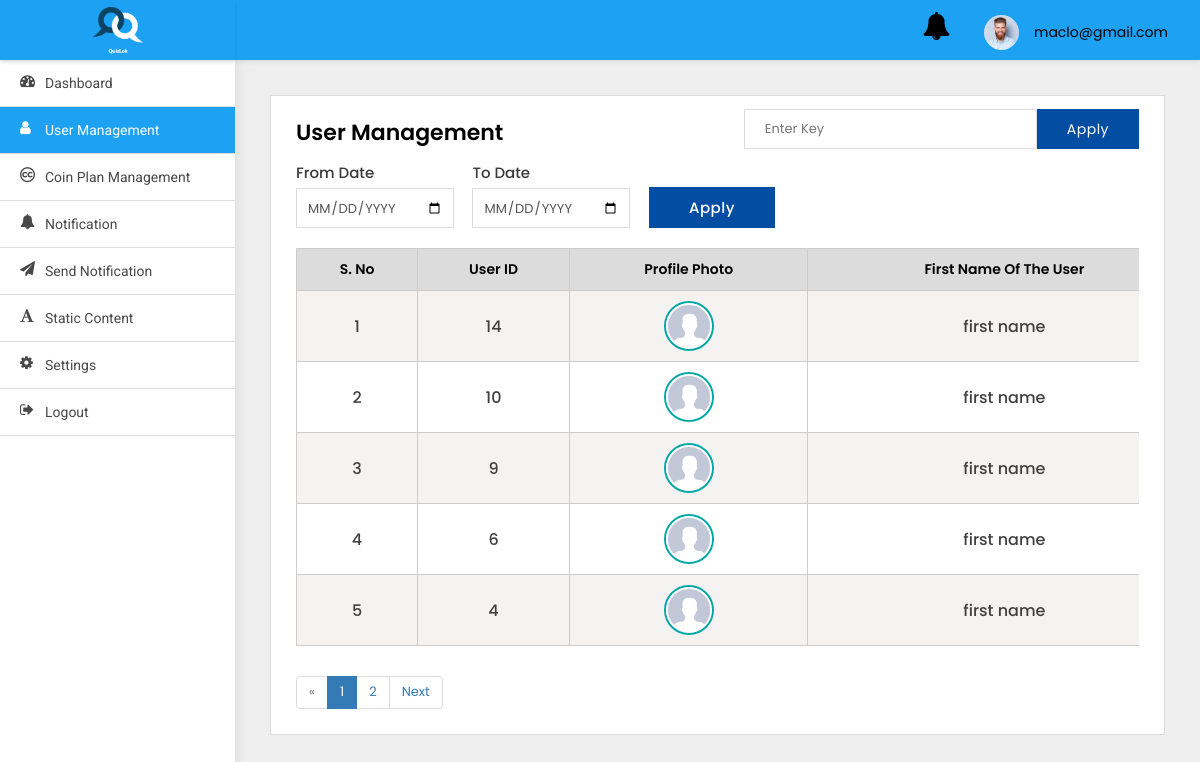
/adminpanel/users-list/ (signed in), run on an earlier commit of the app's database.
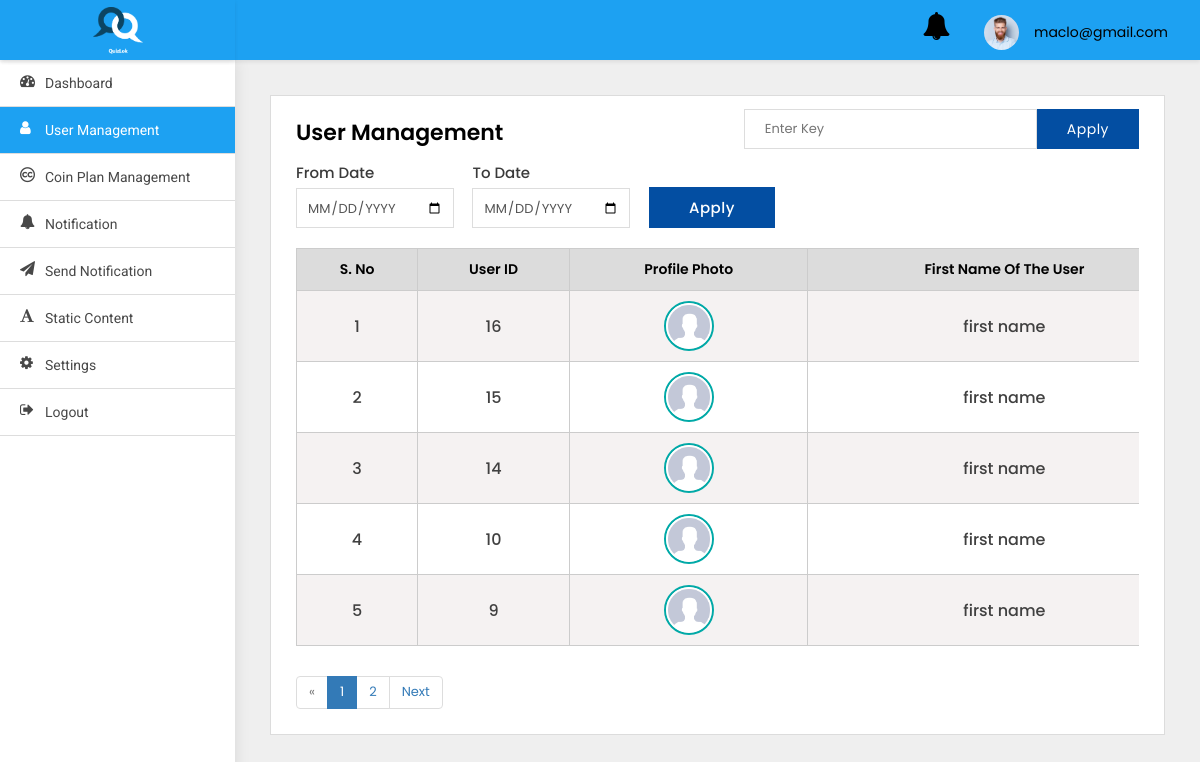
And on a later commit of the database.
### adminpanel/models.py (models this page shows)
class User(AbstractBaseUser, PermissionsMixin):
    first_name = models.CharField(default='first name', max_length=100)
    last_name = models.CharField(default='', max_length=100, null=True, blank=True)
    email = models.CharField(default='', max_length=255, unique=True)
    country_code = models.CharField(default='+91', max_length=10)
    phone_number = models.CharField(default='', max_length=13)
    profile_pic = models.ImageField(default='default_profile.png', null=True, blank=True)
    device_token = models.CharField(default='', max_length=500, null=True, blank=True)
    remember_me = models.BooleanField(default=False)
    password = models.CharField(default='123456', max_length=100)
    confirm_password = models.CharField(default='123456', max_length=100)
    created_at = models.DateTimeField(auto_now_add=True)
    is_active = models.BooleanField(default=True)
    is_staff = models.BooleanField(default=False)
    is_blocked = models.BooleanField(default=False)
    objects = UserManager()
    USERNAME_FIELD = 'email'
    class Meta:
        ordering = ('-created_at',)

### adminpanel/views.py (the view)
# urls.py: path('users-list/', UsersList.as_view(), name='users-list'),
class UsersList(LoginRequiredMixin, ListView):
    paginate_by = 5
    model = User
    template_name = 'user-management.html'
    login_url = 'adminpanel:login'
    def get(self, request, *args, **kwargs):
        qs = self.request.GET.get('qs')
        if qs:
            search = User.objects.filter(Q(first_name__icontains=qs) |
                                         Q(last_name__icontains=qs) |
                                         Q(id__icontains=qs) |
                                         Q(phone_number__icontains=qs))
            search_count = len(search)
            context = {
                'search': search,
            }
            if search:
                messages.info(self.request, str(
                    search_count) + ' matches found')
                return render(self.request, 'user-management.html', context)
            else:
                messages.info(self.request, 'No results found')
                return render(self.request, 'user-management.html', context)
        else:
            users = User.objects.all().exclude(is_superuser=True)
            myfilter = UserFilter(self.request.GET, queryset=users)
            users = myfilter.qs
            print(users.count())
            paginator = Paginator(users, self.paginate_by)
            page_number = self.request.GET.get('page')
            page_obj = paginator.get_page(page_number)
            context = {
                'object_list': users,
                'myfilter': myfilter,
                'pages': page_obj,
            }
            return render(self.request, "user-management.html", context)

### adminpanel/templates/user-management.html (shortened to what the changed rows need)
{% extends 'base.html' %}
{% block body %}
<div class="WrapperArea">
    <div class="WrapperBox">
        <div class="Small-Wrapper">
            {% if search %}
            <div class="TableList">
                <div class="dragscroll">
                    <table style="width: 150vw">
                        <thead>
                        <tr>
                            <th>S. No</th>
                            <th>User ID</th>
                            <th>First Name of the user</th>
                            <th>Last Name of the user</th>
                            <th>Profile Photo</th>
                            <th>Phone Number</th>
                            <th>Action</th>
                        </tr>
                        </thead>
                        <tbody>
                        {% for object in search %}
                        <tr>
                            <td>{{forloop.counter}}</td>
                            <td>{{object.id}}</td>
                            <td>{{object.first_name}}</td>
                            <td>{{object.last_name}}</td>
                            {% if object.profile_pic %}
                            <td>
                                <figure><img src="{{object.profile_pic.url}}" alt="Profile pic"></figure>
                            </td>
                            {% else %}
                            <td>
                                <figure><img src="https://snapic-bucket.s3.amazonaws.com/static/default_profile.png"
                                             alt=""></figure>
                            </td>
                            {% endif %}
                            <td>{{object.phone_number}}</td>
                            <td>
                                <a class="Blue" href="{% url 'adminpanel:user-detail' object.id %}">
                                    <i class="fa fa-eye"></i>
                                </a>
                                <button class="Red deleteButton" value="{{object.id}}" data-toggle="modal"
                                        data-target="#DeleteModal" style="border:none;box-shadow:none;
                                                                                background:transparent;outline:0;">
                                    <i class="fa fa-trash"></i>
                                </button>
                                {% if object.is_blocked %}
                                <button class="Red cross" data-target="#UnBlock" data-toggle="modal"
                                        value="{{object.id}}"
                                        style="border:none;box-shadow:none;background:transparent;outline:0;margin-left:10px;">
                                    <i class="fa fa-ban"></i>
                                </button>
                                {% else %}
                                <button class="Green tick" data-target="#Block" data-toggle="modal"
                                        value="{{object.id}}"
                                        style="border:none;box-shadow:none;background:transparent;outline:0;margin-left:10px;">
                                    <i class="fa fa-check"></i>
                                </button>
                                {% endif %}
                            </td>
                        </tr>
                        {% endfor %}
                        </tbody>
                    </table>
                </div>
            </div>
            {% elif pages %}
            <div class="TableList">
                <div class="dragscroll">
                    <table style="width: 150vw">
                        <thead>
                        <tr>
                            <th>S. No</th>
                            <th>User ID</th>
                            <th>Profile Photo</th>
                            <th>First Name of the user</th>
                        </tr>
                        </thead>
                        <tbody>
                        {% for object in pages %}
                        <tr>
                            <td>{{forloop.counter}}</td>
                            <td>{{object.id}}</td>
                            {% if object.profile_pic %}
                            <td>
                                <center>
                                    <figure><img src="{{object.profile_pic.url}}" alt="Profile pic"></figure>
                                </center>
                            </td>
                            {% endif %}
                            <td>{{object.first_name}}</td>
                        </tr>
                        {% endfor %}
                        </tbody>
                    </table>
                </div>
            </div>
            {% endif %}
            {% if pages.has_other_pages %}
            <ul class="pagination">
                {% for i in pages.paginator.page_range %}
                {% if pages.number == i %}
                <li class="page-item active"><span>{{ i }} <span class="sr-only">(current)</span></span></li>
                {% else %}
                <li class="page-item"><a class="page-link" href="?page={{ i }}">{{ i }}</a></li>
                {% endif %}
                {% endfor %}
            </ul>
            {% endif %}
        </div>
    </div>
</div>
{% endblock body %}

What changed in the data, as far as the page shows it:
no longer on this page (row unchanged): User: id "6", profile_pic (placeholder picture), first_name "first name"
no longer on this page (row unchanged): User: id "4", profile_pic (placeholder picture), first_name "first name"
added User: id "16", profile_pic (placeholder picture), first_name "first name"
added User: id "15", profile_pic (placeholder picture), first_name "first name"
